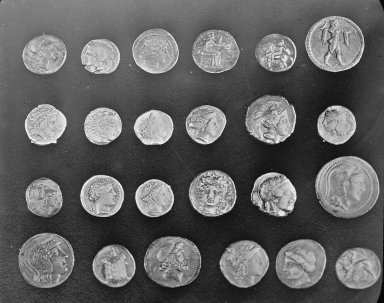
#> input picture skimage.data.coins(), 384 x 303 px
$ python generate-measurements.py --output out.png
#> lines starting #> are read from the running program, lines starting #| are printed output that depends on the picture
#!/usr/bin/env python3
"""Generate measurement schema v1 from public photographs and real ZVision results.

Run from the root-managed SDK runtime, not from a product checkout. All output is
written below --output. No network or SDK build is performed by this program.
"""
from __future__ import annotations
import argparse
import hashlib
import json
import math
from pathlib import Path

import numpy as np
from PIL import Image, ImageDraw
import matplotlib
matplotlib.use('Agg')
import matplotlib.pyplot as plt
from scipy import ndimage
from skimage import data

import zvision as zv

SDK_REVISION = 'ce902e85c3405eb63df40c699ddbdf70ee1d03bd'
SOURCE_BASE = 'https://scikit-image.org/docs/stable/api/skimage.data#skimage.data.'
SOURCES = {
    'coins': {'label':'scikit-image coins — Brooklyn Museum collection', 'url':SOURCE_BASE+'coins',
              'license':'no known copyright restrictions', 'author':'Brooklyn Museum'},
    'camera': {'label':'scikit-image camera — cameraman', 'url':SOURCE_BASE+'camera',
               'license':'CC0', 'author':'Lav Varshney'},
    'text': {'label':'scikit-image text — Wikipedia Corner.png', 'url':SOURCE_BASE+'text',
             'license':'public domain / no known restrictions', 'author':'Wikipedia Corner.png contributors'},
    'coffee': {'label':'scikit-image coffee', 'url':SOURCE_BASE+'coffee',
               'license':'CC0', 'author':'Rachel Michetti'},
}
WARNINGS = [
    '공개 예제 사진을 입력으로 사용한 재현 예시입니다. 사용자 생산 영상이 아닙니다.',
    '길이와 면적은 픽셀 및 픽셀 제곱입니다. 실제 치수·장비 정확도·생산 합격 판정이 아닙니다.',
]

def save_photo(root: Path, name: str, arr: np.ndarray) -> str:
    rel = f'input/{name}.png'
    Image.fromarray(np.ascontiguousarray(arr)).save(root / rel)
    return rel

def gray_image(arr: np.ndarray):
    arr = np.ascontiguousarray(arr, dtype=np.uint8)
    return zv.ZImage.from_gray8(arr.shape[1], arr.shape[0], arr.tobytes())

def rgb_image(arr: np.ndarray):
    arr = np.ascontiguousarray(arr, dtype=np.uint8)
    return zv.ZImage.from_rgb8(arr.shape[1], arr.shape[0], arr.tobytes())

# [10 lines left out: functions sdk_mask_png, geometry, not called in this run]

def metric(label, value, unit, meaning):
    if isinstance(value, np.generic): value = value.item()
    return {'label':label,'value':value,'unit':unit,'meaning':meaning}

# [4 lines left out: function step, not called in this run]

def api(label, path): return {'label':label, 'path':path}

# [23 lines left out: functions case, write_overlay, not called in this run]

def get_blobs(mask: np.ndarray):
    """Independent 8-connected pixel statistics in the same local frame."""
    labels,n = ndimage.label(mask, structure=np.ones((3,3),dtype=np.uint8))
    result=[]
    for label,sl in enumerate(ndimage.find_objects(labels),1):
        if sl is None: continue
        yy,xx=np.nonzero(labels[sl]==label)
        if not len(xx): continue
        y0,x0=sl[0].start,sl[1].start
        result.append({'label':label,'area':int(len(xx)), 'x':int(x0),'y':int(y0),
                       'width':int(sl[1].stop-x0),'height':int(sl[0].stop-y0),
                       'centroid_x':float(x0+xx.mean()),'centroid_y':float(y0+yy.mean())})
    return labels,result

# [9 lines left out: function verify_sdk_blobs, not called in this run]


def main():
    ap=argparse.ArgumentParser();ap.add_argument('--output',required=True,type=Path)
    args=ap.parse_args();root=args.output.resolve();root.mkdir(parents=True,exist_ok=True)
    for folder in ('input','overlay','stage','plots'): (root/folder).mkdir(exist_ok=True)
    photos={'coins':np.asarray(data.coins()),'camera':np.asarray(data.camera()),
            'text':np.asarray(data.text()),'coffee':np.asarray(data.coffee())}
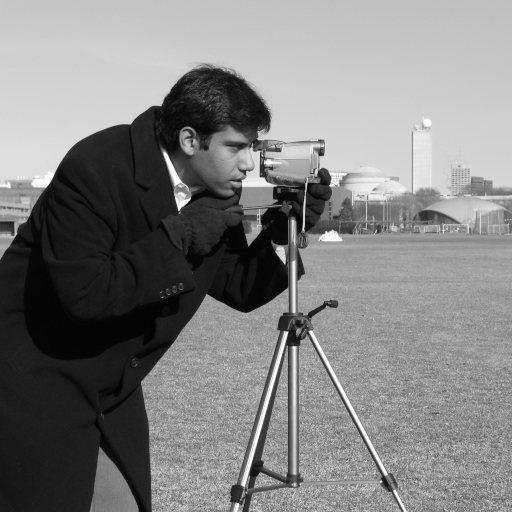
#> input picture skimage.data.camera(), 512 x 512 px
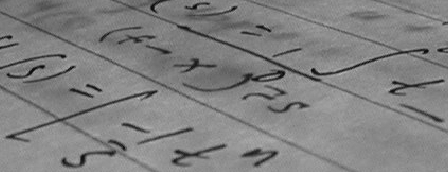
#> input picture skimage.data.text(), 448 x 172 px
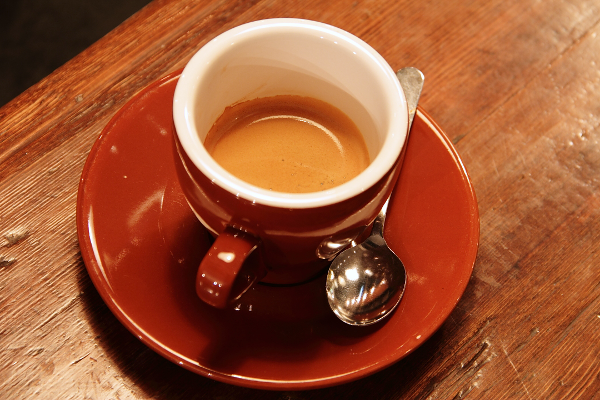
#> input picture skimage.data.coffee(), 600 x 400 px
    assert all(a.dtype==np.uint8 for a in photos.values())
    assert photos['coffee'].ndim==3 and photos['coffee'].shape[2]==3
    paths={name:save_photo(root,name,image) for name,image in photos.items()}
#> in save_photo, arr is the input picture: shape (303, 384); min 1, max 252, mean 96.9
#> (the rest of the program and of its run is left out)
